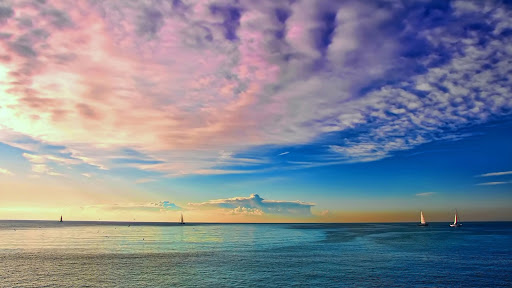
#> input picture 0728/test1.jpg, 512 x 288 px, found by its file name
$ python pry1.py
#> lines starting #> are read from the running program, lines starting #| are printed output that depends on the picture
import cv2
import numpy as np
from matplotlib import pyplot as plt

img = cv2.imread('./images/test1.jpg')
#> img is the input picture: shape (288, 512, 3); mean B, G, R 149.8, 135.5, 130.2
G0=img
G1 = cv2.pyrDown(G0)
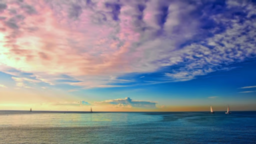
#> G1: shape (144, 256, 3); mean B, G, R 149.9, 135.6, 130.5
G2 = cv2.pyrDown(G1)
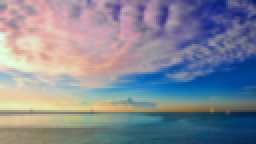
#> G2: shape (72, 128, 3) (shown 2 times larger); mean B, G, R 150.2, 136, 131
G3 = cv2.pyrDown(G2)
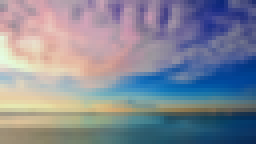
#> G3: shape (36, 64, 3) (shown 4 times larger); mean B, G, R 150.8, 136.6, 132.1
L0 = G0 - cv2.pyrUp(G1)
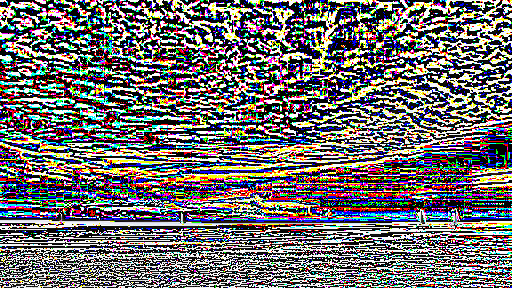
#> L0: shape (288, 512, 3); mean B, G, R 109.5, 108.5, 111.3
L1 = G1 - cv2.pyrUp(G2)
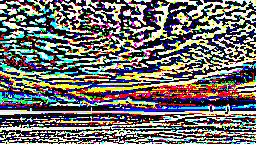
#> L1: shape (144, 256, 3); mean B, G, R 108.6, 110.4, 112.2
L2 = G2 - cv2.pyrUp(G3)
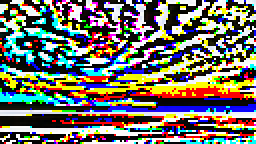
#> L2: shape (72, 128, 3) (shown 2 times larger); mean B, G, R 104.1, 113, 114.8

# plt.subplot(131), plt.imshow(cv2.cvtColor(L0, cv2.COLOR_BGR2RGB)), plt.title('L0')
# plt.subplot(132), plt.imshow(cv2.cvtColor(L1, cv2.COLOR_BGR2RGB)), plt.title('L1')
# plt.subplot(133), plt.imshow(cv2.cvtColor(L2, cv2.COLOR_BGR2RGB)), plt.title('L2')

cv2.imshow('L0',L0)
cv2.imshow('L1',L1)
cv2.imshow('L2',L2)
cv2.waitKey(0)
cv2.destroyAllWindows()
